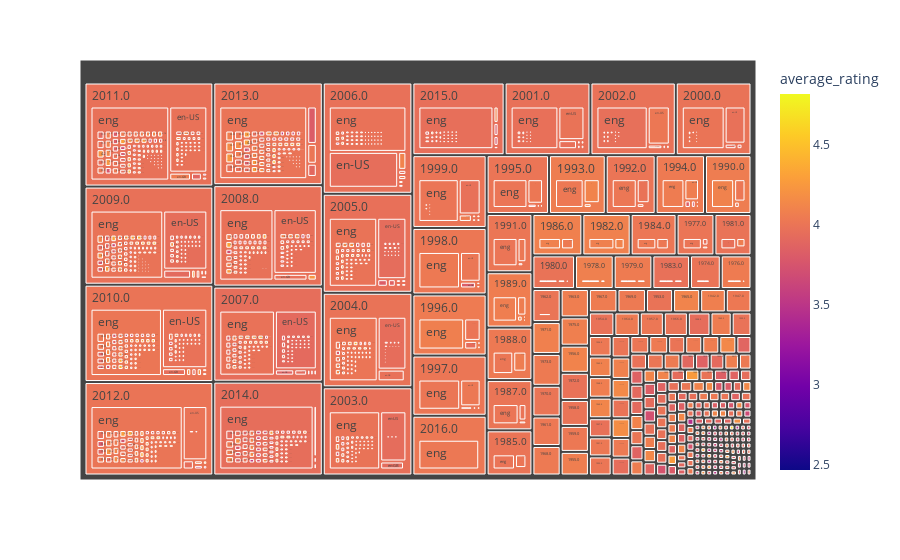

The cell this chart's notebook holds for it:
### Markdown cell above
The following treemap displays hierarchical data as nested rectangles. Each group is represented by a rectangle, whose area varies according to its value.

### Code cell
def get_treemap(vamsidhar_books_data):
    
    dropna= vamsidhar_books_data.dropna()
    fig = px.treemap(dropna, path=['original_publication_year','language_code', "average_rating"],
                      color='average_rating')
    fig.show()
get_treemap(vamsidhar_books_data)

### Figure 1 — Plotly figure (JSON) as saved in the notebook; plotly's stock layout.template omitted (floating-point values rounded to 4 significant figures; data arrays with more than 128 entries replaced by an {"elided": "..."} marker saying what was removed)
{"data": [{"branchvalues": "total", "customdata": {"elided": "5886x1 float values"}, "domain": {"x": [0, 1], "y": [0, 1]}, "hovertemplate": "labels=%{label}<br>count=%{value}<br>parent=%{parent}<br>id=%{id}<br>average_rating=%{color}<extra></extra>", "ids": {"elided": "5886 str values"}, "labels": {"elided": "5886 str values"}, "marker": {"coloraxis": "coloraxis", "colors": {"elided": "5886 float values"}}, "name": "", "parents": {"elided": "5886 str values"}, "type": "treemap", "values": {"elided": "5886 int values"}}], "layout": {"coloraxis": {"colorbar": {"title": {"text": "average_rating"}}, "colorscale": [[0, "#0d0887"], [0.1111, "#46039f"], [0.2222, "#7201a8"], [0.3333, "#9c179e"], [0.4444, "#bd3786"], [0.5556, "#d8576b"], [0.6667, "#ed7953"], [0.7778, "#fb9f3a"], [0.8889, "#fdca26"], [1, "#f0f921"]]}, "legend": {"tracegroupgap": 0}, "margin": {"t": 60}}}
